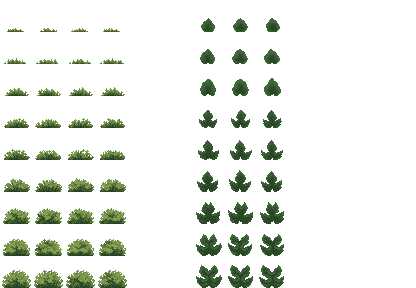
#> input picture art/moss_hand.png, 416 x 288 px, found by its file name
$ python pixelcmp.py ../art/moss.png
#> lines starting #> are read from the running program, lines starting #| are printed output that depends on the picture
### tools/pixelstat.py
#!/usr/bin/env python3
# -*- coding: utf-8 -*-
"""
МЕРКА ПИКСЕЛЬАРТА — считает по картинке то, чем настоящий пиксельарт отличается
от уменьшенной или сгенерированной формулой картинки.

Не часть игры. Нужна затем, что «похоже на пиксельарт» — суждение, а суждение
нельзя ни повторить, ни сравнить. Здесь те же вопросы заданы числами:

  цветов            сколько всего цветов у непрозрачных точек и сколько из них
                    занимают больше сотой доли площади. У пиксельарта их
                    единицы, у формулы — сотни.
  ступени           сколько различимых ступеней яркости и ровные ли они. Плавная
                    растяжка даёт десятки почти одинаковых ступеней.
  сдвиг тона        уходит ли оттенок в холод к тени и в тепло к свету. Это
                    главный признак руки: простое затемнение оттенка не меняет.
  кластеры          доля точек, сидящих поодиночке (сосед другого цвета со всех
                    сторон). Одиночные точки читаются шумом.
  край              полупрозрачные точки по краю фигурки (у пиксельарта их нет),
                    и ровность лесенки силуэта.
  дизеринг          доля шахматки: точек, у которых оба горизонтальных соседа
                    одного цвета, а сама она другого.
  замощение         шов на стыке и заметность решётки при повторе.

Запуск:
    python3 tools/pixelstat.py КАРТИНКА [КАРТИНКА...]           весь файл целиком
    python3 tools/pixelstat.py --cell=32 --col=6 --row=6 ЛИСТ   одна клетка листа
    python3 tools/pixelstat.py --cell=32 --grid ЛИСТ            все клетки, сводкой
    python3 tools/pixelstat.py --json ...                       машинный ответ
"""

import sys
import json
import math
import colorsys
from collections import Counter, deque

from PIL import Image


# ---------------------------------------------------------------- вспомогательное

def rgb_to_hsv(c):
    r, g, b = c[0] / 255.0, c[1] / 255.0, c[2] / 255.0
    h, s, v = colorsys.rgb_to_hsv(r, g, b)
    return h * 360.0, s, v


def luma(c):
    return (0.2126 * c[0] + 0.7152 * c[1] + 0.0722 * c[2]) / 255.0


def hue_delta(a, b):
    """Разница оттенков по кругу, со знаком: куда ушёл b относительно a."""
    d = (b - a + 540.0) % 360.0 - 180.0
    return d


def load(path):
    img = Image.open(path).convert("RGBA")
    return img


def crop_cell(img, cell, col, row):
    return img.crop((col * cell, row * cell, (col + 1) * cell, (row + 1) * cell))


# ---------------------------------------------------------------- сами мерки

def stat_colors(px, w, h):
    """Сколько цветов и сколько из них весомых."""
    cnt = Counter()
    solid = 0
    for y in range(h):
        for x in range(w):
            r, g, b, a = px[x, y]
            if a == 0:
                continue
            solid += 1
            cnt[(r, g, b)] += 1
    if solid == 0:
        return None
    weighty = [c for c, n in cnt.items() if n >= max(1, solid * 0.01)]
    # Сколько цветов покрывает девять десятых площади — «рабочая палитра».
    run = 0
    core = 0
    for c, n in cnt.most_common():
        run += n
        core += 1
        if run >= solid * 0.9:
            break
    return {
        "точек": solid,
        "цветов": len(cnt),
        "цветов весомых": len(weighty),      # каждый занял больше сотой доли
        "цветов на девять десятых": core,
        "самый частый, доля": round(cnt.most_common(1)[0][1] / solid, 3),
    }


def stat_ramp(px, w, h):
    """Ступени яркости и сдвиг тона вдоль них.

    Ступень — это скопление цветов близкой яркости. Считаем по весомым цветам:
    редкая точка не ступень, а сор.
    """
    cnt = Counter()
    solid = 0
    for y in range(h):
        for x in range(w):
            r, g, b, a = px[x, y]
            if a == 0:
                continue
            solid += 1
            cnt[(r, g, b)] += 1
    if solid == 0:
        return None
    weighty = [(c, n) for c, n in cnt.items() if n >= max(2, solid * 0.01)]
    if len(weighty) < 2:
        return {"ступеней": len(weighty), "сдвиг тона, град": 0.0,
                "прирост насыщенности к тени": 0.0, "шаг яркости средний": 0.0}
    weighty.sort(key=lambda t: luma(t[0]))
    lums = [luma(c) for c, _ in weighty]
    steps = [lums[i + 1] - lums[i] for i in range(len(lums) - 1)]
    # Сдвиг тона: от самой тёмной весомой ступени к самой светлой.
    dark_h, dark_s, _ = rgb_to_hsv(weighty[0][0])
    lite_h, lite_s, _ = rgb_to_hsv(weighty[-1][0])
    # Насыщенность обычно выше в полутени и падает к свету.
    return {
        "ступеней": len(weighty),
        "сдвиг тона, град": round(hue_delta(dark_h, lite_h), 1),
        "насыщенность тень": round(dark_s, 3),
        "насыщенность свет": round(lite_s, 3),
        "шаг яркости средний": round(sum(steps) / len(steps), 4),
        "шаг яркости наибольший": round(max(steps), 4),
        "размах яркости": round(lums[-1] - lums[0], 3),
    }


def _clusters(px, w, h):
    """Связные пятна одного цвета, четырьмя соседями."""
    seen = [[False] * h for _ in range(w)]
    sizes = []
    for y0 in range(h):
        for x0 in range(w):
            if seen[x0][y0]:
                continue
            r, g, b, a = px[x0, y0]
            if a == 0:
                seen[x0][y0] = True
                continue
            col = (r, g, b)
            q = deque([(x0, y0)])
            seen[x0][y0] = True
            n = 0
            while q:
                x, y = q.popleft()
                n += 1
                for dx, dy in ((1, 0), (-1, 0), (0, 1), (0, -1)):
                    nx, ny = x + dx, y + dy
                    if 0 <= nx < w and 0 <= ny < h and not seen[nx][ny]:
                        rr, gg, bb, aa = px[nx, ny]
                        if aa != 0 and (rr, gg, bb) == col:
                            seen[nx][ny] = True
                            q.append((nx, ny))
            sizes.append(n)
    return sizes


def stat_clusters(px, w, h):
    sizes = _clusters(px, w, h)
    if not sizes:
        return None
    total = sum(sizes)
    alone = sum(s for s in sizes if s == 1)
    tiny = sum(s for s in sizes if s <= 2)
    sizes_sorted = sorted(sizes)
    return {
        "пятен": len(sizes),
        "доля точек-одиночек": round(alone / total, 3),
        "доля в пятнах до двух точек": round(tiny / total, 3),
        "пятно среднее": round(total / len(sizes), 2),
        "пятно срединное": sizes_sorted[len(sizes_sorted) // 2],
        "пятно наибольшее": max(sizes),
    }


def stat_edge(px, w, h):
    """Край фигурки: полупрозрачность и ровность лесенки."""
    semi = 0
    solid = 0
    for y in range(h):
        for x in range(w):
            a = px[x, y][3]
            if a == 0:
                continue
            solid += 1
            if a != 255:
                semi += 1
    if solid == 0:
        return None
    # Лесенка: для каждой строки — где начинается и кончается фигурка. Резкие
    # скачки длины ступени и есть «кривая лесенка».
    runs = []
    prev_left = None
    for y in range(h):
        xs = [x for x in range(w) if px[x, y][3] > 0]
        if not xs:
            prev_left = None
            continue
        left = min(xs)
        if prev_left is not None:
            runs.append(abs(left - prev_left))
        prev_left = left
    jag = 0.0
    if len(runs) > 1:
        mean = sum(runs) / len(runs)
        jag = math.sqrt(sum((r - mean) ** 2 for r in runs) / len(runs))
    return {
        "точек непрозрачных": solid,
        "доля полупрозрачных": round(semi / solid, 3),
        "неровность лесенки": round(jag, 2),
    }


def stat_dither(px, w, h):
    """Шахматка: точка, у которой оба соседа слева и справа одного цвета, а она
    другого. У честного дизеринга такие точки складываются в узор, у шума —
    рассыпаны."""
    hits = 0
    solid = 0
    for y in range(h):
        for x in range(1, w - 1):
            c = px[x, y]
            if c[3] == 0:
                continue
            solid += 1
            l, r = px[x - 1, y], px[x + 1, y]
            if l[3] and r[3] and l[:3] == r[:3] and l[:3] != c[:3]:
                hits += 1
    if solid == 0:
        return None
    return {"доля шахматки": round(hits / solid, 3)}


def stat_tile(px, w, h):
    """Бесшовность: насколько стык с самим собой отличается от середины."""
    def diff(a, b):
        return sum(abs(a[i] - b[i]) for i in range(3)) / 3.0

    seam_x = sum(diff(px[w - 1, y], px[0, y]) for y in range(h)) / h
    seam_y = sum(diff(px[x, h - 1], px[x, 0]) for x in range(w)) / w
    inner_x = sum(diff(px[x, y], px[x + 1, y])
                  for y in range(h) for x in range(w - 1)) / (h * (w - 1))
    inner_y = sum(diff(px[x, y], px[x, y + 1])
                  for x in range(w) for y in range(h - 1)) / (w * (h - 1))
    inner = (inner_x + inner_y) / 2.0
    seam = (seam_x + seam_y) / 2.0
    return {
        "шов": round(seam, 2),
        "перепад внутри": round(inner, 2),
        "шов к перепаду": round(seam / inner, 2) if inner > 0.01 else 0.0,
    }


def stat_light(px, w, h):
    """Куда светит: считаем, куда смещён центр тяжести яркости относительно
    центра фигуры. У пиксельарта свет из одного угла, у «подушки» — из центра."""
    sx = sy = wsum = 0.0
    cx = cy = n = 0.0
    for y in range(h):
        for x in range(w):
            r, g, b, a = px[x, y]
            if a == 0:
                continue
            l = luma((r, g, b))
            sx += x * l
            sy += y * l
            wsum += l
            cx += x
            cy += y
            n += 1
    if n == 0 or wsum == 0:
        return None
    dx = sx / wsum - cx / n
    dy = sy / wsum - cy / n
    return {
        "снос света по x": round(dx, 2),
        "снос света по y": round(dy, 2),
        "снос света всего": round(math.hypot(dx, dy), 2),
    }


def measure(img, name=""):
    px = img.load()
    w, h = img.size
    out = {"имя": name, "размер": [w, h]}
    for key, fn in (("цвет", stat_colors), ("пандус", stat_ramp),
                    ("кластеры", stat_clusters), ("край", stat_edge),
                    ("дизеринг", stat_dither), ("замощение", stat_tile),
                    ("свет", stat_light)):
        got = fn(px, w, h)
        if got:
            out[key] = got
    return out


# ---------------------------------------------------------------- вывод

# [53 lines left out: functions show, main, not called in this run]


# [2 lines that do not run on import are left out]

### tools/pixelcmp.py
#!/usr/bin/env python3
# -*- coding: utf-8 -*-
"""
СТЕНД СРАВНЕНИЯ — ставит рядом столбцы нашего листа, рукописный эталон и
скачанные референсы, и показывает, где мы от них отличаемся.

Зачем именно так. «Похоже на пиксельарт» — суждение, его нельзя ни повторить,
ни сравнить с прошлым разом. Здесь тот же вопрос задан числами, и у каждого
числа есть эталон: не выдуманная норма, а замер по настоящему пиксельарту.

Запуск:
    python3 tools/pixelcmp.py                     наш лист против руки
    python3 tools/pixelcmp.py --refs=art/refs     ... и против референсов
    python3 tools/pixelcmp.py --part=leaf         только лист лианы
"""

import os
import sys
import glob
import statistics as st

sys.path.insert(0, os.path.dirname(os.path.abspath(__file__)))
from pixelstat import load, crop_cell, measure  # noqa: E402


TILE = 32
STAGES = 9

# Столбцы листа по частям — те же, что в Texture.gd.
PARTS = {
    "moss": (list(range(0, 4)), "ворсинка мха"),
    "body": ([4], "тело мха"),
    "bark": ([5], "кора лианы"),
    "leaf": ([6, 7, 8], "лист лианы"),
    "bloom": ([9, 10], "лепесток цветка"),
    "liabody": ([11], "тело лиамоха"),
    "liafuzz": ([12], "ворсинка лиамоха"),
}

# Что показываем. Порядок — по важности: сверху то, что сильнее всего отличает
# пиксельарт от картинки, посчитанной формулой.
ROWS = [
    ("цвет", "цветов", "цветов всего"),
    ("цвет", "цветов на девять десятых", "цветов на 9/10 площади"),
    ("пандус", "ступеней", "ступеней тона"),
    ("пандус", "сдвиг тона, град", "сдвиг тона, град"),
    ("пандус", "размах яркости", "размах яркости"),
    ("пандус", "шаг яркости средний", "шаг ступени"),
    ("кластеры", "доля точек-одиночек", "доля одиночных точек"),
    ("кластеры", "пятно среднее", "пятно среднее, точек"),
    ("дизеринг", "доля шахматки", "доля шахматки"),
    ("край", "доля полупрозрачных", "доля полупрозрачных"),
    ("край", "неровность лесенки", "неровность лесенки"),
    ("замощение", "шов к перепаду", "шов к перепаду"),
    ("свет", "снос света всего", "снос света"),
]


def sheet_cells(path, cols):
    img = load(path)
    out = []
    for c in cols:
        if (c + 1) * TILE > img.width:
            continue
        for s in range(STAGES):
            if (s + 1) * TILE > img.height:
                continue
            sub = crop_cell(img, TILE, c, s)
            # Пустые клетки не меряем: они ничего не говорят.
            if sub.getbbox() is None:
                continue
            out.append(measure(sub, "%s[%d,%d]" % (os.path.basename(path), c, s)))
    return out


def ref_cells(folder):
    """Референсы: каждый файл целиком, но если он крупный — режем на клетки и
    берём непустые. Настоящие спрайтовые листы так и устроены.

    РАЗМЕР КЛЕТКИ У РАЗНЫХ НАБОРОВ РАЗНЫЙ, и резать всё по 32 нельзя: набор,
    размеченный по 16, при таком резе даёт в каждой «клетке» четыре чужих друг
    другу спрайта, и число цветов у эталона выходит завышенным. Отсюда и вывод
    «у референсов 8 цветов, а у нас 6» держался на резе, а не на рисунке.
    Размер берём из имени файла, если он там назван."""
    out = []
    for path in sorted(glob.glob(os.path.join(folder, "*.png"))):
        img = load(path)
        step = TILE
        low = os.path.basename(path).lower()
        for size in (8, 16, 24, 48, 64):
            if "%dx%d" % (size, size) in low:
                step = size
                break
        if img.width <= 64 and img.height <= 64:
            out.append(measure(img, os.path.basename(path)))
            continue
        cols = img.width // step
        rows = img.height // step
        for c in range(cols):
            for r in range(rows):
                sub = crop_cell(img, step, c, r)
                if sub.getbbox() is None:
                    continue
                px = sub.load()
                solid = sum(1 for y in range(sub.height) for x in range(sub.width)
                            if px[x, y][3] > 0)
                # Клетка, занятая меньше чем на четверть, — это край спрайта, а
                # не картинка: мерить по ней палитру нечестно.
                if solid < step * step * 0.25:
                    continue
                out.append(measure(sub, "%s[%d,%d]" % (os.path.basename(path), c, r)))
    return out


def digest(cells, group, key):
    vals = [c[group][key] for c in cells if group in c and key in c[group]]
    if not vals:
        return None
    return st.median(vals), min(vals), max(vals)


def column(cells):
    return {(g, k): digest(cells, g, k) for g, k, _ in ROWS}


def main(argv):
    sheet = "art/moss.png"
    hand = "art/moss_hand.png"
    refs = None
    only = None
    for a in argv:
        if a.startswith("--refs="):
            refs = a.split("=", 1)[1]
        elif a.startswith("--part="):
            only = a.split("=", 1)[1]
        elif a.startswith("--sheet="):
            sheet = a.split("=", 1)[1]

    groups = []
    if refs and os.path.isdir(refs):
        cells = ref_cells(refs)
        if cells:
            groups.append(("РЕФЕРЕНСЫ (%d)" % len(cells), column(cells)))
    if os.path.exists(hand):
        cells = sheet_cells(hand, list(range(4)))
#> in load, img is the input picture: PIL image 416x288 RGBA; mean R, G, B, A 8.8, 12.5, 6.6, 30.3
#> in crop_cell, `return img.crop((col * cell, row * cell, (col + 1) * cell, (row + 1) *..`:
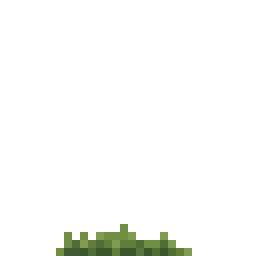
#> returned value: PIL image 32x32 RGBA (shown 8 times larger); mean R, G, B, A 3.7, 4.8, 2.4, 10; transparent parts drawn white
#> the loop in measure, `for key, fn in (("цвет", stat_colors), ("пандус", stat_ramp), ("класте..` made 7 passes
#> got on pass 5: {'доля шахматки': 0.175}
#> after the loop in measure, `for key, fn in (("цвет", stat_colors), ("пандус", stat_ramp),`: out = 9 items
#> cells = 36 items
        groups.append(("РУКА (%d)" % len(cells), column(cells)))
    for key, (cols, ru) in PARTS.items():
        if only and key != only:
            continue
        cells = sheet_cells(sheet, cols)
#> call 2 of load, with path = 'art/moss.png'
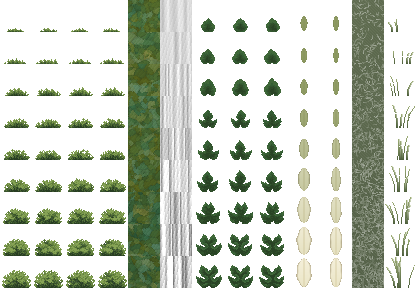
#> input picture art/moss.png, 416 x 288 px, found by its file name
#> in load, img is the input picture: PIL image 416x288 RGBA; mean R, G, B, A 45.1, 52, 39.1, 97.9
        if cells:
            groups.append(("%s (%d)" % (ru, len(cells)), column(cells)))

    head = "%-26s" % "величина"
#> head = 'величина                  '
    for name, _ in groups:
        head += "%20s" % name[:20]
    print(head)
    print("-" * len(head))
    for g, k, ru in ROWS:
        line = "%-26s" % ru
        for _, col in groups:
            got = col.get((g, k))
            line += "%20s" % ("—" if got is None else "%.3f" % got[0])
        print(line)
    return 0


if __name__ == "__main__":
    sys.exit(main(sys.argv[1:]))
#> (the program exits here)
